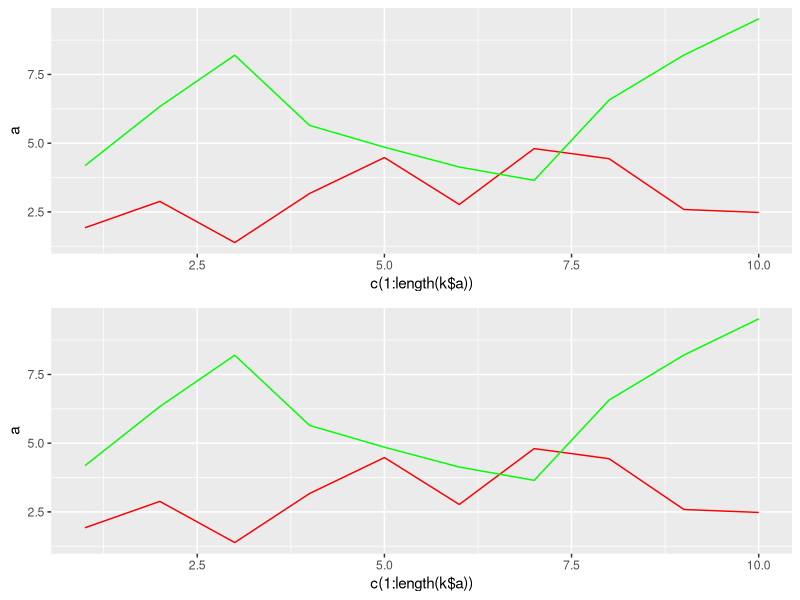

The R script that drew this image:
library(ggplot2)
library(gridExtra)

jpeg('rplot.jpg')

a = runif(10,1,5)
b = runif(10,3,10)
k = as.data.frame(cbind(a,b))

train_fit <- ggplot(k, aes(c(1:length(k$a)),a)) +
  geom_line(color='red') +
  geom_line(aes(c(1:length(k$b)),b), color="green")

test_fit <- ggplot(k, aes(c(1:length(k$a)),a)) +
  geom_line(color='red') +
  geom_line(aes(c(1:length(k$b)),b), color="green")

grid.arrange(train_fit,test_fit ,ncol=1, nrow =2)

dev.off()

# check
# http://www.sthda.com/english/wiki/ggplot2-easy-way-to-mix-multiple-graphs-on-the-same-page-r-software-and-data-visualization
